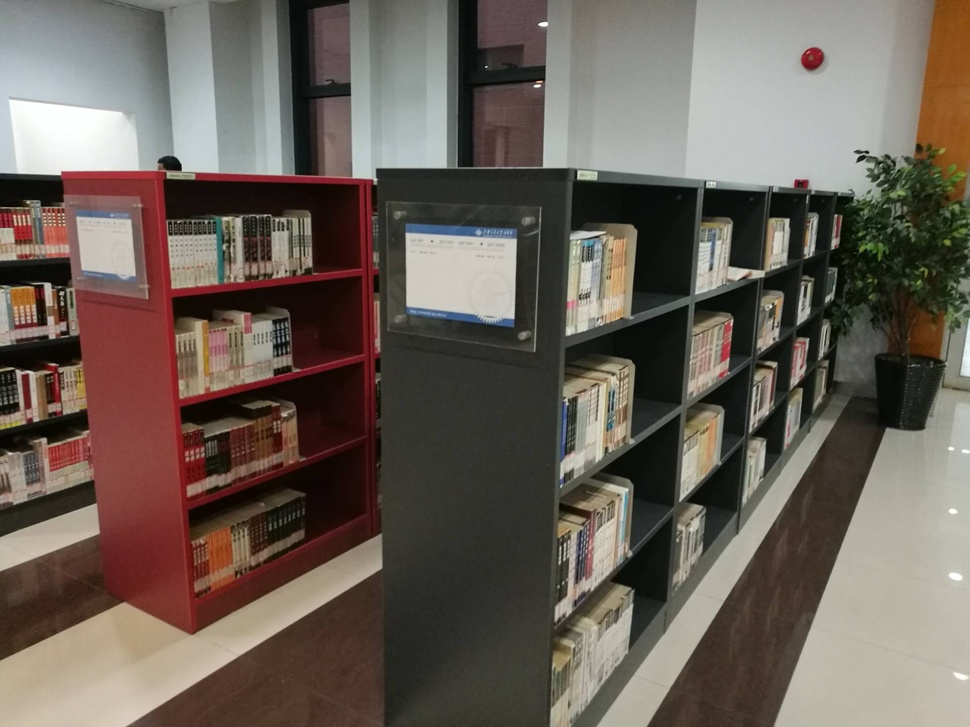
%> input picture IMG_0961.JPG, 970 x 727 px, shrunk from 1920 x 1440 before the run
$ octave --eval "result = distortion_3(imread('IMG_0961.JPG'));"   (GNU Octave 9; MATLAB toolbox functions it lacks are replaced by stand-ins)
%> lines starting %> are read from the running program, lines starting %| are printed output that depends on the picture
function out=distortion_3(in)
%% 一些系数与图像初始化
    A =[ 895.8176,0,606.7259;0,898.4794,447.4418;0,0,1];
    D = [-0.0550,0.0574,0.0011,0.0108,0];
    fx = A(1,1);
    fy = A(2,2);
    cx = A(1,3);
    cy = A(2,3);
    k1 = D(1);
    k2 = D(2);
    p1 = D(3);
    p2 = D(4);
    tmp1 = im2double(in);
    tmp2 = rgb2gray(tmp1);
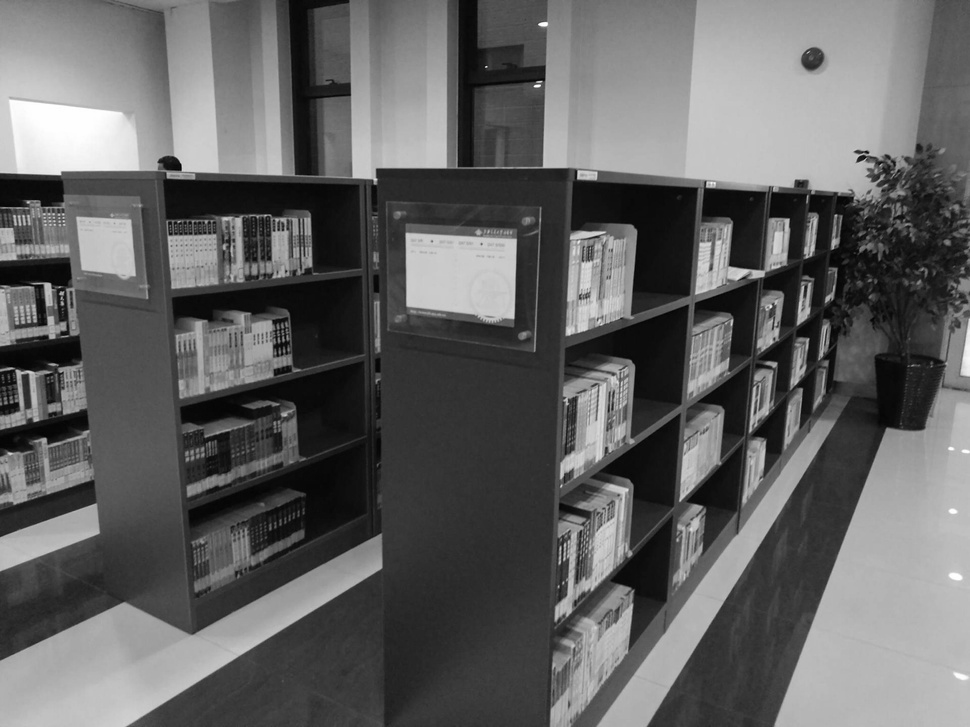
%> tmp2: size 727x970 double; min 0, max 1, mean 0.387
    tmp3 = zeros(size(tmp2));
%% 计算2D点对应的3D点
    [v u] = find(~isnan(tmp3));
%> v = 705190 values from 1 to 727; u = 705190 values from 1 to 970
    DDDpoints= inv(A)*[u v ones(length(u),1)]';
    r2 = DDDpoints(1,:).^2+DDDpoints(2,:).^2;
    x = DDDpoints(1,:);
    y = DDDpoints(2,:);

%% 按照公式去畸变
    x = x.*(1+k1*r2 + k2*r2.^2) + 2*p1.*x.*y + p2*(r2 + 2*x.^2);
    y = y.*(1+k1*r2 + k2*r2.^2) + 2*p2.*x.*y + p1*(r2 + 2*y.^2);
    ud = reshape(fx*x + cx,size(tmp3));
    vd = reshape(fy*y + cy,size(tmp3));
%% 插值重建原始图像
    tmp3(:,:,1) = interp2(tmp1(:,:,1), ud, vd);
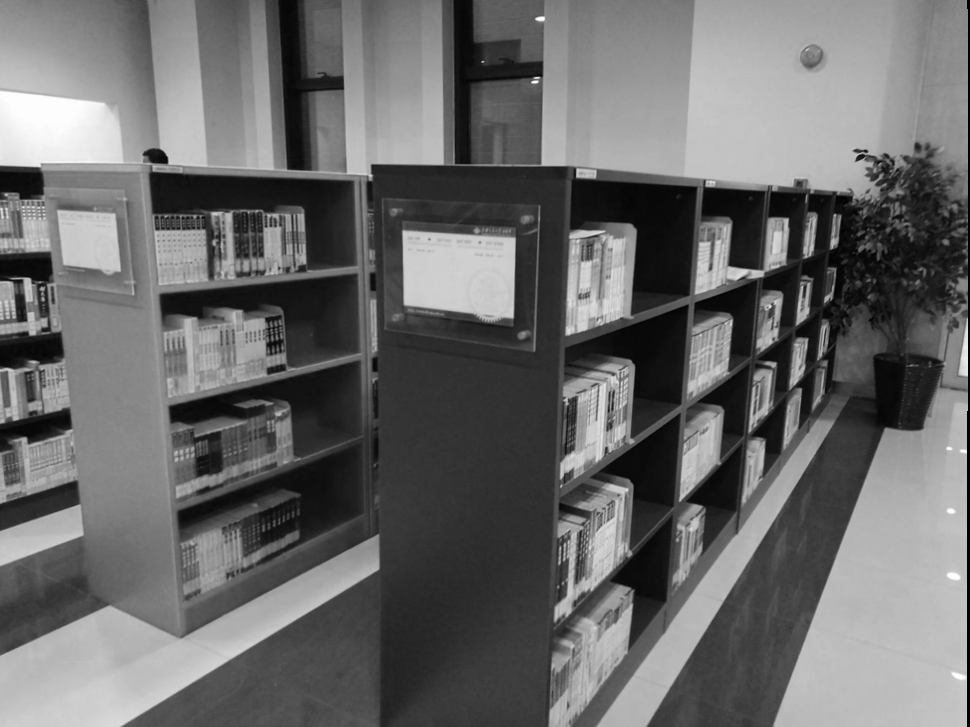
%> tmp3: size 727x970 double; 0.25% of the values are NaN or infinite; the others: min 0, max 1, mean 0.418; drawn with min black, max white, NaN and infinite black
    tmp3(:,:,2) = interp2(tmp1(:,:,2), ud, vd);
    tmp3(:,:,3) = interp2(tmp1(:,:,3), ud, vd);
%> tmp3: size 727x970x3 double; 0.25% of the values are NaN or infinite; the others: min 0, max 1, mean 0.379
    out=tmp3;
end

$ run again, on IMG_0962.JPG
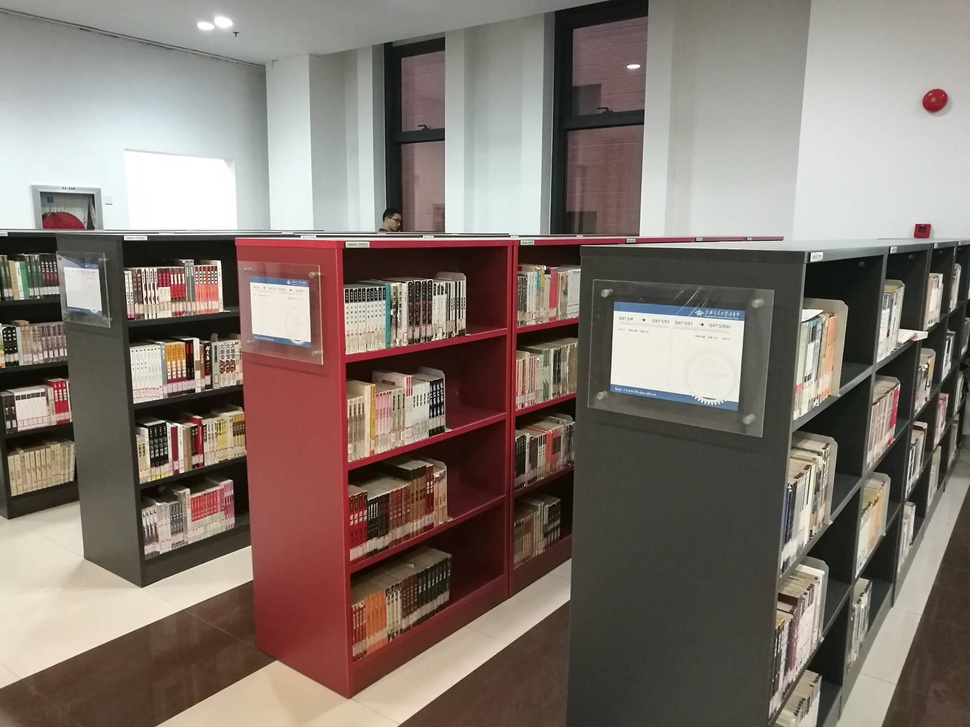
%> input picture IMG_0962.JPG, 970 x 727 px, shrunk from 1920 x 1440 before the run
%> in distortion_3, `tmp2 = rgb2gray(tmp1);`:
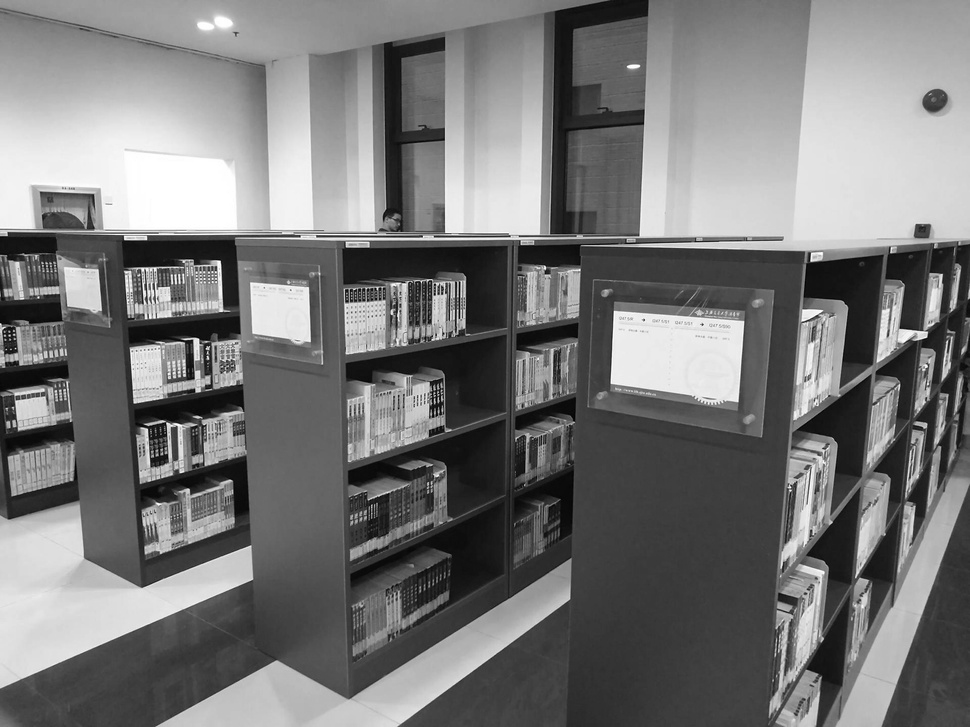
%> tmp2: size 727x970 double; min 0.00117, max 1, mean 0.472
%> in distortion_3, `tmp3(:,:,1) = interp2(tmp1(:,:,1), ud, vd);`:
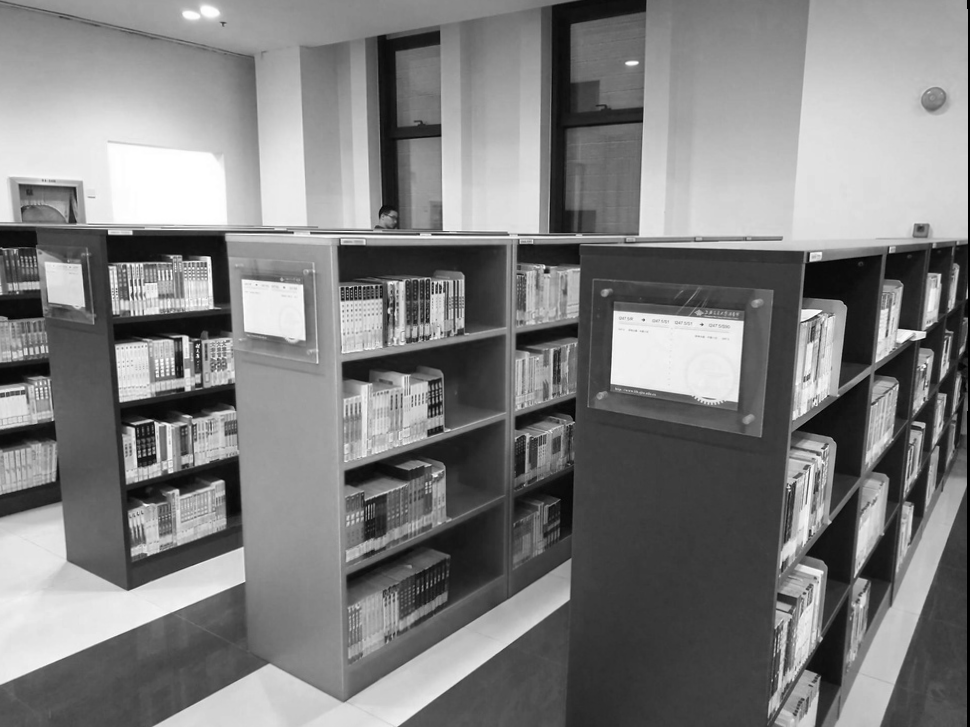
%> tmp3: size 727x970 double; 0.25% of the values are NaN or infinite; the others: min 0.014, max 1, mean 0.507; drawn with min black, max white, NaN and infinite black

$ run again, on IMG_0963.JPG
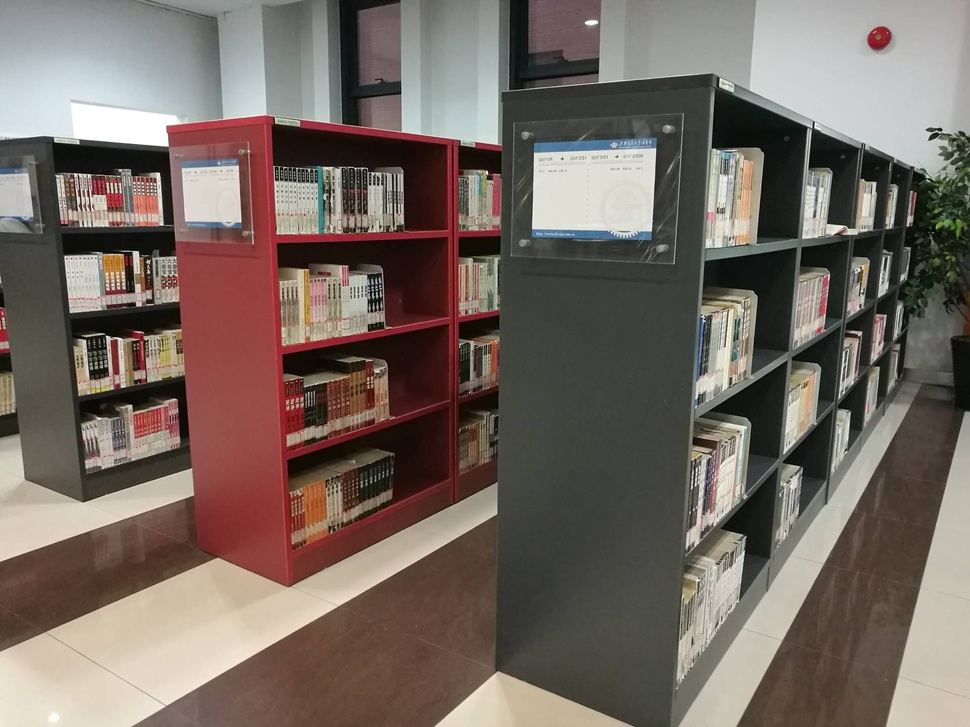
%> input picture IMG_0963.JPG, 970 x 727 px, shrunk from 1920 x 1440 before the run
%> in distortion_3, `tmp2 = rgb2gray(tmp1);`:
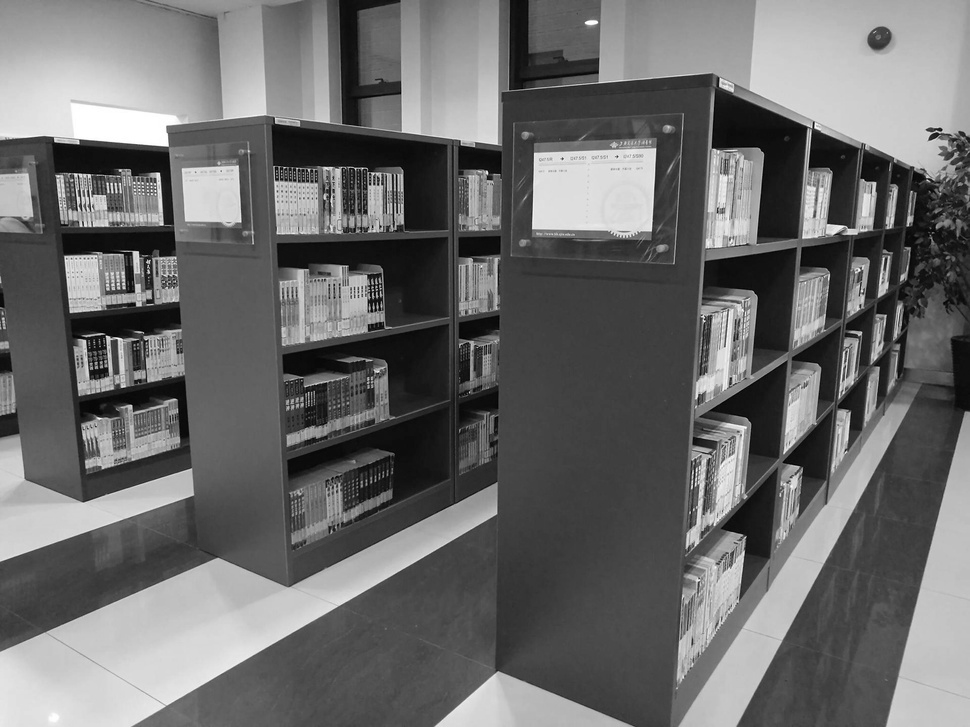
%> tmp2: size 727x970 double; min 0, max 1, mean 0.423
%> in distortion_3, `tmp3(:,:,1) = interp2(tmp1(:,:,1), ud, vd);`:
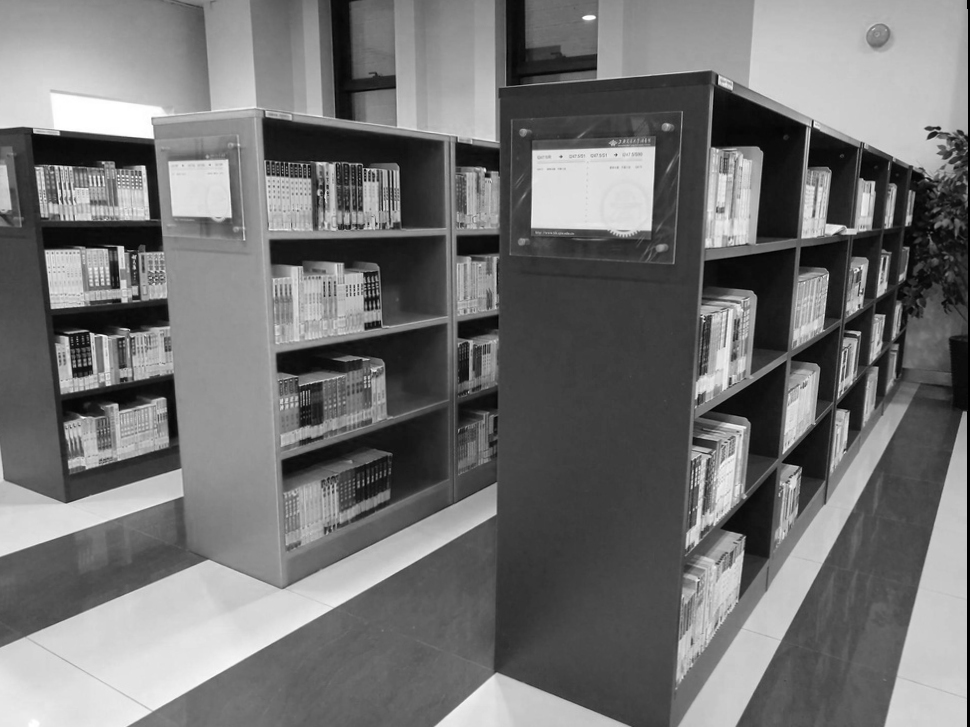
%> tmp3: size 727x970 double; 0.25% of the values are NaN or infinite; the others: min 0.00648, max 1, mean 0.457; drawn with min black, max white, NaN and infinite black
